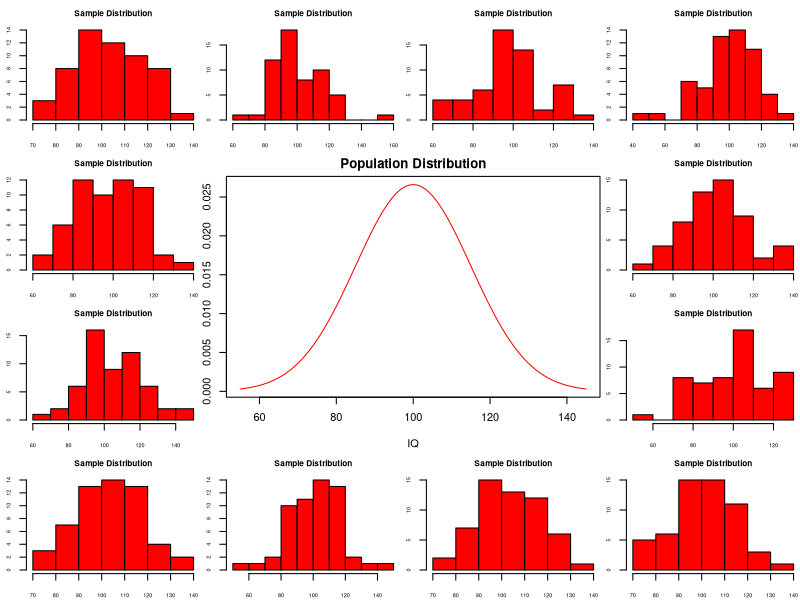
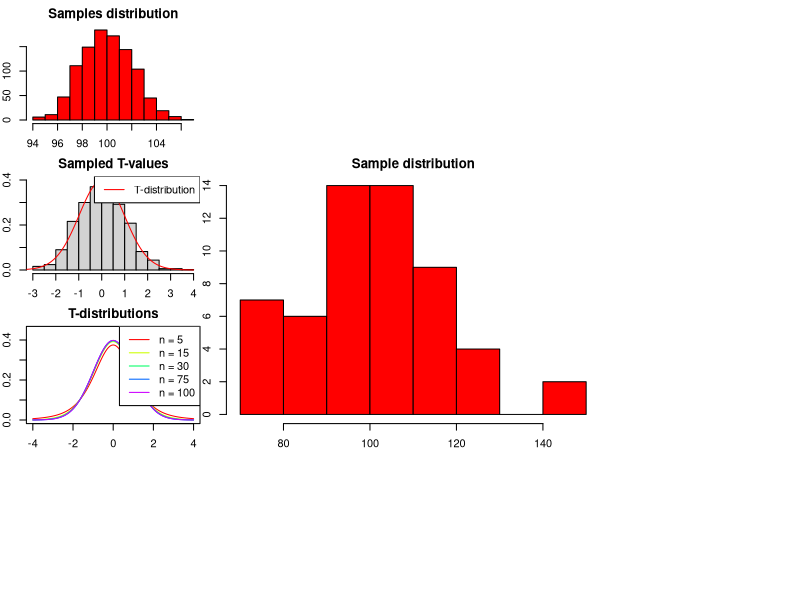
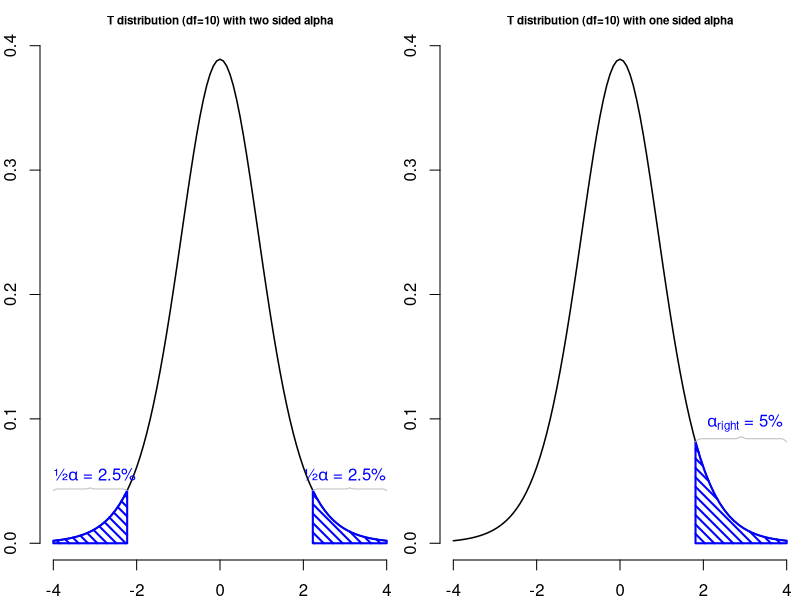
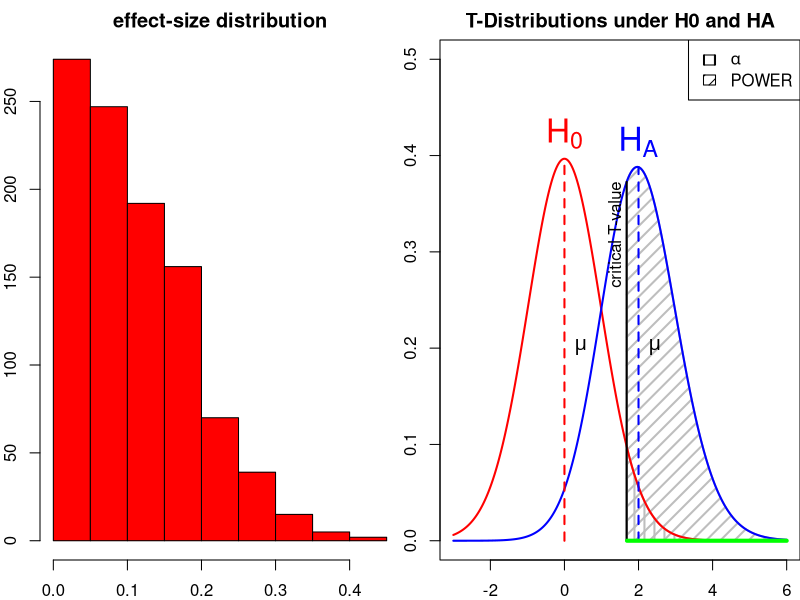

The R script that drew these images, in order:
## ---- chunk 1
layout(matrix(c(2:6,1,1,7:8,1,1,9:13), 4, 4))

n  = 56    # Sample size
df = n - 1 # Degrees of freedom

mu    = 100
sigma = 15

IQ = seq(mu-45, mu+45, 1)

par(mar=c(4,2,2,0))  
plot(IQ, dnorm(IQ, mean = mu, sd = sigma), type='l', col="red", main = "Population Distribution")

n.samples = 12

for(i in 1:n.samples) {
  
  par(mar=c(2,2,2,0))  
  hist(rnorm(n, mu, sigma), main="Sample Distribution", cex.axis=.5, col="red", cex.main = .75)
  
}
## ---- chunk 2
x = rnorm(n, mu, sigma); x

hist(x, main = "Sample distribution", col = "red")
mean(x)
## ---- chunk 3
t = (mean(x) - mu) / (sd(x) / sqrt(n)); t
## ---- chunk 4
n.samples     = 1000
mean.x.values = vector()
se.x.values   = vector()

for(i in 1:n.samples) {
  x = rnorm(n, mu, sigma)
  mean.x.values[i] = mean(x)
  se.x.values[i]   = (sd(x) / sqrt(n))
}
## ---- chunk 5
head(cbind(mean.x.values, se.x.values))
## ---- chunk 6
hist(mean.x.values, 
     col  = "red", 
     main = "Samples distribution", 
     xlab = "all sample means")
## ---- chunk 7
t.values = (mean.x.values - mu) / se.x.values

tail(cbind(mean.x.values, mu, se.x.values, t.values))
## ---- chunk 8
hist(t.values, 
     freq = F, 
     main = "Sampled T-values", 
     xlab = "T-values", 
     ylim = c(0, .4))
T = seq(-4, 4, .01)
lines(T, dt(T,df), col = "red")
legend("topright", lty = 1, col="red", legend = "T-distribution")
## ---- chunk 9
multiple.n  = c(5, 15, 30, 75, 100)
multiple.df = multiple.n - 1
col         = rainbow(length(multiple.df))

plot(T,  dt(T, multiple.df[1]), type = "l", 
     xlim = c(-4,4), ylim = c(0,.45), 
     xlab = "T", ylab="density", 
     col = col[1], main="T-distributions" )

for(i in 2:length(multiple.df)) { 
  
  lines(T, dt(T, multiple.df[i]), type="l", col=col[i])
  } 
legend("topright", legend = paste("n =",multiple.n), lty=1, col = col)
## ---- chunk 10
layout(matrix(1:2, 1, 2))


plot(function(x) dt(x, df = 10), -4, 4,
     main="T distribution (df=10) with two sided alpha",
     cex.main = .7,
     xlab="T-value",
     ylab="",
     bty="n",
     lwd=1.5)
     
t = 2

p = pt(1,10)

alpha_r = 1-p


# add p-value
#pol_left = seq(-4,-t,length=20)
#polygon(c(pol_left,rev(pol_left)),  c(rep(0,20), dt( rev(pol_left),  df = 10)), col="red", angle=45, density=15, lwd=2)
#pol_right = seq(4,t,length=20)
#polygon(c(pol_right,rev(pol_right)),c(rep(0,20), dt( rev(pol_right), df = 10)), col="red", angle=45, density=15, lwd=2)

# add alpha

tp95  = qt(.95,10)
tp975 = qt(.975,10)
tp25  = qt(.025,10)

pol_left = seq(-4,tp25,length=20)
polygon(c(pol_left,rev(pol_left)),  c(rep(0,20), dt( rev(pol_left),  df = 10)), col="blue", angle=-45, density=15, lwd=2)

pol_left = seq(tp975,4,length=20)
polygon(c(pol_left,rev(pol_left)),  c(rep(0,20), dt( rev(pol_left),  df = 10)), col="blue", angle=-45, density=15, lwd=2)

# label alpha
text(-3,dt(tp25 , df = 10),expression(paste("½",alpha       ," = 2.5%",sep="")),pos=3, col='blue')
text( 3,dt(tp975, df = 10),expression(paste("½",alpha       ," = 2.5%",sep="")),pos=3, col='blue')

xbracket = seq(-4,tp25,length=39)
ybracket = dt(tp25 , df = 10)*c(c(1,1.02),rep(1.03,16),c(1.04,1.05,1.04),rep(1.03,16),c(1.02,1))
lines(xbracket,ybracket,col="gray")

xbracket = seq(tp975, 4,length=39)
ybracket = dt(tp975 , df = 10)*c(c(1,1.02),rep(1.03,16),c(1.04,1.05,1.04),rep(1.03,16),c(1.02,1))
lines(xbracket,ybracket,col="gray")

#text(-4.2,.38,expression(paste("2 sided: P = ",P[left] + P[right]," = 7.34%")),pos=4)

plot(function(x) dt(x, df = 10), -4, 4,
     main="T distribution (df=10) with one sided alpha",
     cex.main = .7,
     xlab="T-value",
     ylab="",
     bty="n", 
     lwd=1.5)

pol_left = seq(tp95,4,length=20)
polygon(c(pol_left,rev(pol_left)),  c(rep(0,20), dt( rev(pol_left),  df = 10)), col="blue", angle=-45, density=15, lwd=2)

# label alpha
text( 3,dt(tp95 , df = 10),expression(paste(    alpha[right]," = 5%"  ,sep="")),pos=3, col='blue')

# add p-value
#pol_left = seq(-4,-t,length=20)
#polygon(c(pol_left,rev(pol_left)),  c(rep(0,20), dt( rev(pol_left),  df = 10)), col="red", angle=45, density=15, lwd=2)
#pol_right = seq(4,t,length=20)
#polygon(c(pol_right,rev(pol_right)),c(rep(0,20), dt( rev(pol_right), df = 10)), col="red", angle=45, density=15, lwd=2)

#text((-4+tp25)/2,dt(tp25  , df = 10),"{",srt=-90,col="grey")
#text( (4+tp975)/2,dt(tp975, df = 10),"{",srt=-90,col="grey")
#text( (4+tp95)/2,dt(tp95  , df = 10),"{",srt=-90,col="grey")

# label p-values
#text(-t,.01,expression(P[left] ),pos=2,col="red")
#text( t,.01,expression(P[right]),pos=4,col="red")

#text(-t-.1,dt(-t, df = 10)+.003,"T")
#text( t+.1,dt( t, df = 10)+.003,"T")


# text(-4.2,.38 ,"1 sided: P/2 = 3.67%",pos=4)

## 1%   T = 1.81246
## .95% T = 2.228

#polygon(c(0,1,1,0),c(0,0,.3,.3))

pol_left = seq(-4,-t,length=20)

xbracket = seq(tp95,4,length=39)
ybracket = dt(tp95 , df = 10)*c(c(1,1.02),rep(1.03,16),c(1.04,1.05,1.04),rep(1.03,16),c(1.02,1))
lines(xbracket,ybracket,col="gray")
## ---- chunk 11
r = sqrt(t^2/(t^2 + df))

r
## ---- chunk 12
r = sqrt(t.values^2/(t.values^2 + df))

tail(cbind(mean.x.values, mu, se.x.values, t.values, r))

hist(r, main = "effect-size distribution", col = "red")
## ---- chunk 13
T = seq(-3,6,.01)
N = 45
E = 2

# Set plot
plot(0,0,
     type = "n",
     ylab = "Density",
     xlab = "T",
     ylim = c(0,.5),
     xlim = c(-3,6),
     main = "T-Distributions under H0 and HA")

critical_t = qt(.05,N-1,lower.tail=FALSE)

# Alpha
range_x = seq(critical_t,6,.01)
polygon(c(range_x,rev(range_x)),
        c(range_x*0,rev(dt(range_x,N-1,ncp=0))),
        col     = "grey",
        density = 10,
        angle   = 90,
        lwd     = 2)

# Power
range_x = seq(critical_t,6,.01)
polygon(c(range_x,rev(range_x)),
        c(range_x*0,rev(dt(range_x,N-1,ncp=E))),
        col     = "grey",
        density = 10,
        angle   = 45,
        lwd     = 2)

lines(T,dt(T,N-1,ncp=0),col="red", lwd=2) # H0 line
lines(T,dt(T,N-1,ncp=E),col="blue",lwd=2) # HA line

# Critical value
lines(rep(critical_t,2),c(0,dt(critical_t,N-1,ncp=E)),lwd=2,col="black")
text(critical_t,dt(critical_t,N-1,ncp=E),"critical T-value",pos=2, srt = 90)

# H0 and HA
text(0,dt(0,N-1,ncp=0),expression(H[0]),pos=3,col="red", cex=2)
text(E,dt(E,N-1,ncp=E),expression(H[A]),pos=3,col="blue",cex=2)

# Mu H0 line
lines(c(0,0),c(0,dt(0,N-1)), col="red",  lwd=2,lty=2)
text(0,dt(0,N-1,ncp=0)/2,expression(mu),pos=4,cex=1.2)
# Mu HA line
lines(c(E,E),c(0,dt(E,N-1,ncp=E)),col="blue",lwd=2,lty=2)
text(E,dt(0,N-1,ncp=0)/2,expression(paste(mu)),pos=4,cex=1.2)

# t-value
lines( c(critical_t+.01,6),c(0,0),col="green",lwd=4)

# Legend
legend("topright", c(expression(alpha),'POWER'),density=c(10,10),angle=c(90,45))
